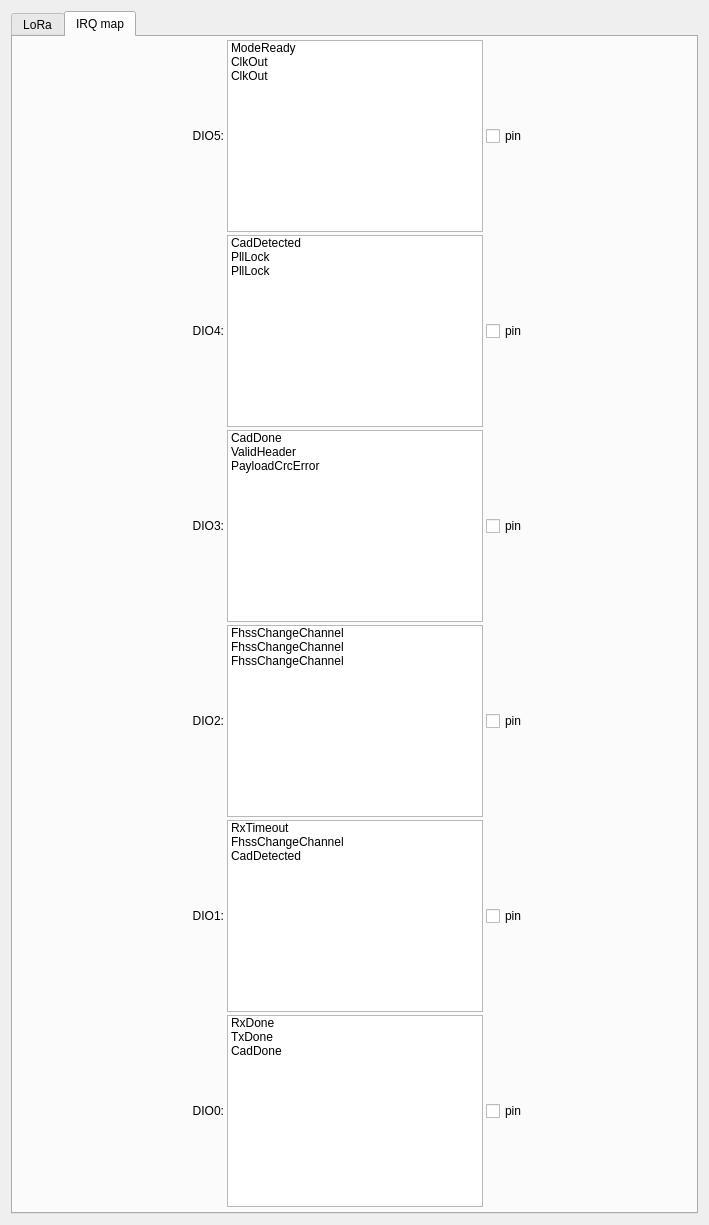
<?xml version="1.0" encoding="UTF-8"?>
<ui version="4.0">
 <class>FormLora</class>
 <widget class="QWidget" name="FormLora">
  <property name="geometry">
   <rect>
    <x>0</x>
    <y>0</y>
    <width>709</width>
    <height>519</height>
   </rect>
  </property>
  <property name="windowTitle">
   <string>Form</string>
  </property>
  <layout class="QGridLayout" name="gridLayout_3">
   <item row="0" column="0">
    <widget class="QTabWidget" name="tabWidget">
     <property name="sizePolicy">
      <sizepolicy hsizetype="MinimumExpanding" vsizetype="MinimumExpanding">
       <horstretch>0</horstretch>
       <verstretch>0</verstretch>
      </sizepolicy>
     </property>
     <property name="currentIndex">
      <number>1</number>
     </property>
     <widget class="QWidget" name="tab">
      <property name="sizePolicy">
       <sizepolicy hsizetype="Maximum" vsizetype="Maximum">
        <horstretch>0</horstretch>
        <verstretch>0</verstretch>
       </sizepolicy>
      </property>
      <attribute name="title">
       <string>LoRa</string>
      </attribute>
      <layout class="QGridLayout" name="gridLayout">
       <property name="margin">
        <number>3</number>
       </property>
       <property name="spacing">
        <number>3</number>
       </property>
       <item row="2" column="0" colspan="2">
        <widget class="QGroupBox" name="groupBox_5">
         <property name="title">
          <string>RX header info</string>
         </property>
         <property name="alignment">
          <set>Qt::AlignLeading|Qt::AlignLeft|Qt::AlignVCenter</set>
         </property>
         <layout class="QGridLayout" name="gridLayout_5">
          <property name="margin">
           <number>3</number>
          </property>
          <property name="spacing">
           <number>3</number>
          </property>
          <item row="0" column="3">
           <widget class="QLabel" name="label_15">
            <property name="text">
             <string>RX payload coding rate</string>
            </property>
            <property name="alignment">
             <set>Qt::AlignBottom|Qt::AlignHCenter</set>
            </property>
            <property name="wordWrap">
             <bool>true</bool>
            </property>
           </widget>
          </item>
          <item row="0" column="4">
           <widget class="QLabel" name="label_16">
            <property name="text">
             <string>Number of bytes received</string>
            </property>
            <property name="alignment">
             <set>Qt::AlignBottom|Qt::AlignHCenter</set>
            </property>
            <property name="wordWrap">
             <bool>true</bool>
            </property>
           </widget>
          </item>
          <item row="0" column="2">
           <widget class="QLabel" name="label_14">
            <property name="text">
             <string>RxPayloadCRC</string>
            </property>
            <property name="alignment">
             <set>Qt::AlignBottom|Qt::AlignHCenter</set>
            </property>
            <property name="wordWrap">
             <bool>true</bool>
            </property>
           </widget>
          </item>
          <item row="0" column="1">
           <widget class="QLabel" name="label_13">
            <property name="text">
             <string>PLL timeout</string>
            </property>
            <property name="alignment">
             <set>Qt::AlignBottom|Qt::AlignHCenter</set>
            </property>
            <property name="wordWrap">
             <bool>true</bool>
            </property>
           </widget>
          </item>
          <item row="0" column="0">
           <widget class="QLabel" name="label_12">
            <property name="text">
             <string>Received valid header count</string>
            </property>
            <property name="alignment">
             <set>Qt::AlignBottom|Qt::AlignHCenter</set>
            </property>
            <property name="wordWrap">
             <bool>true</bool>
            </property>
           </widget>
          </item>
          <item row="1" column="0">
           <widget class="QLineEdit" name="lineEdit"/>
          </item>
          <item row="1" column="3">
           <widget class="QLineEdit" name="lineEditRxCR"/>
          </item>
          <item row="1" column="4">
           <widget class="QLineEdit" name="lineEditRxNb"/>
          </item>
          <item row="1" column="1">
           <widget class="QCheckBox" name="checkBoxPllTeimout">
            <property name="text">
             <string/>
            </property>
           </widget>
          </item>
          <item row="1" column="2">
           <widget class="QCheckBox" name="checkBoxRxPayloadCRC">
            <property name="sizePolicy">
             <sizepolicy hsizetype="Minimum" vsizetype="Fixed">
              <horstretch>0</horstretch>
              <verstretch>0</verstretch>
             </sizepolicy>
            </property>
            <property name="text">
             <string/>
            </property>
           </widget>
          </item>
         </layout>
        </widget>
       </item>
       <item row="0" column="0">
        <widget class="QGroupBox" name="groupBox">
         <property name="title">
          <string>Settings</string>
         </property>
         <layout class="QGridLayout" name="gridLayout_2">
          <property name="margin">
           <number>3</number>
          </property>
          <property name="spacing">
           <number>3</number>
          </property>
          <item row="1" column="2">
           <widget class="QCheckBox" name="checkBoxImplicit">
            <property name="text">
             <string>Implicit Header</string>
            </property>
           </widget>
          </item>
          <item row="0" column="0">
           <widget class="QLabel" name="label">
            <property name="text">
             <string>Spreading Factor:</string>
            </property>
            <property name="alignment">
             <set>Qt::AlignRight|Qt::AlignTrailing|Qt::AlignVCenter</set>
            </property>
           </widget>
          </item>
          <item row="0" column="1">
           <widget class="QComboBox" name="comboBoxSF">
            <item>
             <property name="text">
              <string>SF6</string>
             </property>
            </item>
            <item>
             <property name="text">
              <string>SF7</string>
             </property>
            </item>
            <item>
             <property name="text">
              <string>SF8</string>
             </property>
            </item>
            <item>
             <property name="text">
              <string>SF9</string>
             </property>
            </item>
            <item>
             <property name="text">
              <string>SF10</string>
             </property>
            </item>
            <item>
             <property name="text">
              <string>SF11</string>
             </property>
            </item>
            <item>
             <property name="text">
              <string>SF12</string>
             </property>
            </item>
           </widget>
          </item>
          <item row="2" column="3">
           <widget class="QSpinBox" name="spinBoxPayloadLength"/>
          </item>
          <item row="1" column="0">
           <widget class="QLabel" name="label_2">
            <property name="text">
             <string>Coding rate:</string>
            </property>
            <property name="alignment">
             <set>Qt::AlignRight|Qt::AlignTrailing|Qt::AlignVCenter</set>
            </property>
           </widget>
          </item>
          <item row="1" column="1">
           <widget class="QComboBox" name="comboBoxCR">
            <item>
             <property name="text">
              <string>None</string>
             </property>
            </item>
            <item>
             <property name="text">
              <string>4/5</string>
             </property>
            </item>
            <item>
             <property name="text">
              <string>4/6</string>
             </property>
            </item>
            <item>
             <property name="text">
              <string>4/7</string>
             </property>
            </item>
            <item>
             <property name="text">
              <string>4/8</string>
             </property>
            </item>
           </widget>
          </item>
          <item row="0" column="3">
           <widget class="QSpinBox" name="spinBoxPreambleLength">
            <property name="maximum">
             <number>65535</number>
            </property>
           </widget>
          </item>
          <item row="3" column="2">
           <widget class="QCheckBox" name="checkBoxCrcOn">
            <property name="text">
             <string>Payload CRC</string>
            </property>
           </widget>
          </item>
          <item row="2" column="0">
           <widget class="QLabel" name="label_3">
            <property name="text">
             <string>Bandwidth:</string>
            </property>
            <property name="alignment">
             <set>Qt::AlignRight|Qt::AlignTrailing|Qt::AlignVCenter</set>
            </property>
           </widget>
          </item>
          <item row="0" column="2">
           <widget class="QLabel" name="label_4">
            <property name="text">
             <string>Preamble Length:</string>
            </property>
           </widget>
          </item>
          <item row="2" column="1">
           <widget class="QComboBox" name="comboBoxBW"/>
          </item>
          <item row="2" column="2">
           <widget class="QLabel" name="label_5">
            <property name="text">
             <string>Payload Length:</string>
            </property>
            <property name="alignment">
             <set>Qt::AlignRight|Qt::AlignTrailing|Qt::AlignVCenter</set>
            </property>
           </widget>
          </item>
          <item row="4" column="2">
           <widget class="QCheckBox" name="checkBoxLDRO">
            <property name="text">
             <string>LowDataRateOptimize</string>
            </property>
           </widget>
          </item>
          <item row="3" column="0" colspan="2">
           <widget class="QCheckBox" name="checkBoxTxContinuousMode">
            <property name="text">
             <string>TxContinuousMode (repeat TX)</string>
            </property>
           </widget>
          </item>
         </layout>
        </widget>
       </item>
       <item row="3" column="0" colspan="2">
        <widget class="QGroupBox" name="groupBox_6">
         <property name="title">
          <string>Packet status</string>
         </property>
         <layout class="QGridLayout" name="gridLayout_4">
          <property name="margin">
           <number>3</number>
          </property>
          <property name="spacing">
           <number>3</number>
          </property>
          <item row="1" column="1">
           <widget class="QLineEdit" name="lineEditPacketCnt">
            <property name="alignment">
             <set>Qt::AlignCenter</set>
            </property>
           </widget>
          </item>
          <item row="0" column="2">
           <widget class="QLabel" name="label_9">
            <property name="text">
             <string>RX databuffer address</string>
            </property>
            <property name="alignment">
             <set>Qt::AlignBottom|Qt::AlignHCenter</set>
            </property>
            <property name="wordWrap">
             <bool>true</bool>
            </property>
           </widget>
          </item>
          <item row="0" column="3">
           <widget class="QLabel" name="label_10">
            <property name="text">
             <string>Recevied packet SNR (dB)</string>
            </property>
            <property name="alignment">
             <set>Qt::AlignBottom|Qt::AlignHCenter</set>
            </property>
            <property name="wordWrap">
             <bool>true</bool>
            </property>
           </widget>
          </item>
          <item row="1" column="0">
           <widget class="QLineEdit" name="lineEditFhssPresentChannel">
            <property name="alignment">
             <set>Qt::AlignCenter</set>
            </property>
           </widget>
          </item>
          <item row="0" column="0">
           <widget class="QLabel" name="label_7">
            <property name="text">
             <string>Current hopping channel</string>
            </property>
            <property name="alignment">
             <set>Qt::AlignBottom|Qt::AlignHCenter</set>
            </property>
            <property name="wordWrap">
             <bool>true</bool>
            </property>
           </widget>
          </item>
          <item row="0" column="1">
           <widget class="QLabel" name="label_8">
            <property name="text">
             <string>Received valid packet count</string>
            </property>
            <property name="alignment">
             <set>Qt::AlignBottom|Qt::AlignHCenter</set>
            </property>
            <property name="wordWrap">
             <bool>true</bool>
            </property>
           </widget>
          </item>
          <item row="0" column="4">
           <widget class="QLabel" name="label_11">
            <property name="text">
             <string>Received packet RSSI (dBm)</string>
            </property>
            <property name="alignment">
             <set>Qt::AlignBottom|Qt::AlignHCenter</set>
            </property>
            <property name="wordWrap">
             <bool>true</bool>
            </property>
           </widget>
          </item>
          <item row="1" column="2">
           <widget class="QLineEdit" name="lineEditRXCurAddr"/>
          </item>
          <item row="1" column="3">
           <widget class="QLineEdit" name="lineEditPktSNR"/>
          </item>
          <item row="1" column="4">
           <widget class="QLineEdit" name="lineEditPktRSSI"/>
          </item>
         </layout>
        </widget>
       </item>
       <item row="1" column="0">
        <widget class="QGroupBox" name="groupBox_3">
         <property name="title">
          <string>Receiver</string>
         </property>
         <layout class="QGridLayout" name="gridLayout_6">
          <property name="margin">
           <number>3</number>
          </property>
          <property name="spacing">
           <number>3</number>
          </property>
          <item row="0" column="0">
           <widget class="QLabel" name="label_6">
            <property name="text">
             <string>SymbTimeout:</string>
            </property>
            <property name="alignment">
             <set>Qt::AlignRight|Qt::AlignTrailing|Qt::AlignVCenter</set>
            </property>
           </widget>
          </item>
          <item row="0" column="1">
           <widget class="QSpinBox" name="spinBoxSymbTimeout">
            <property name="maximum">
             <number>1023</number>
            </property>
           </widget>
          </item>
          <item row="1" column="1">
           <widget class="QCheckBox" name="checkBoxLoraAGCAutoOn">
            <property name="text">
             <string>AGCAutoOn</string>
            </property>
           </widget>
          </item>
         </layout>
        </widget>
       </item>
       <item row="0" column="1" rowspan="2">
        <widget class="QGroupBox" name="groupBox_2">
         <property name="title">
          <string>IRQ mask</string>
         </property>
        </widget>
       </item>
      </layout>
     </widget>
     <widget class="QWidget" name="tab_2">
      <property name="sizePolicy">
       <sizepolicy hsizetype="Maximum" vsizetype="Maximum">
        <horstretch>0</horstretch>
        <verstretch>0</verstretch>
       </sizepolicy>
      </property>
      <attribute name="title">
       <string>IRQ map</string>
      </attribute>
      <layout class="QGridLayout" name="gridLayout_7">
       <property name="margin">
        <number>3</number>
       </property>
       <property name="spacing">
        <number>3</number>
       </property>
       <item row="1" column="1">
        <widget class="MyListWidget" name="listWidgetDIO4">
         <property name="sizePolicy">
          <sizepolicy hsizetype="Maximum" vsizetype="Maximum">
           <horstretch>0</horstretch>
           <verstretch>0</verstretch>
          </sizepolicy>
         </property>
         <item>
          <property name="text">
           <string>CadDetected</string>
          </property>
         </item>
         <item>
          <property name="text">
           <string>PllLock</string>
          </property>
         </item>
         <item>
          <property name="text">
           <string>PllLock</string>
          </property>
         </item>
        </widget>
       </item>
       <item row="0" column="1">
        <widget class="MyListWidget" name="listWidgetDIO5">
         <property name="sizePolicy">
          <sizepolicy hsizetype="Maximum" vsizetype="Maximum">
           <horstretch>0</horstretch>
           <verstretch>0</verstretch>
          </sizepolicy>
         </property>
         <item>
          <property name="text">
           <string>ModeReady</string>
          </property>
         </item>
         <item>
          <property name="text">
           <string>ClkOut</string>
          </property>
         </item>
         <item>
          <property name="text">
           <string>ClkOut</string>
          </property>
         </item>
        </widget>
       </item>
       <item row="2" column="0">
        <widget class="QLabel" name="label_19">
         <property name="text">
          <string>DIO3:</string>
         </property>
         <property name="alignment">
          <set>Qt::AlignRight|Qt::AlignTrailing|Qt::AlignVCenter</set>
         </property>
        </widget>
       </item>
       <item row="3" column="1">
        <widget class="MyListWidget" name="listWidgetDIO2">
         <property name="sizePolicy">
          <sizepolicy hsizetype="Maximum" vsizetype="Maximum">
           <horstretch>0</horstretch>
           <verstretch>0</verstretch>
          </sizepolicy>
         </property>
         <item>
          <property name="text">
           <string>FhssChangeChannel</string>
          </property>
         </item>
         <item>
          <property name="text">
           <string>FhssChangeChannel</string>
          </property>
         </item>
         <item>
          <property name="text">
           <string>FhssChangeChannel</string>
          </property>
         </item>
        </widget>
       </item>
       <item row="3" column="0">
        <widget class="QLabel" name="label_20">
         <property name="text">
          <string>DIO2:</string>
         </property>
         <property name="alignment">
          <set>Qt::AlignRight|Qt::AlignTrailing|Qt::AlignVCenter</set>
         </property>
        </widget>
       </item>
       <item row="4" column="1">
        <widget class="MyListWidget" name="listWidgetDIO1">
         <property name="sizePolicy">
          <sizepolicy hsizetype="Maximum" vsizetype="Maximum">
           <horstretch>0</horstretch>
           <verstretch>0</verstretch>
          </sizepolicy>
         </property>
         <item>
          <property name="text">
           <string>RxTimeout</string>
          </property>
         </item>
         <item>
          <property name="text">
           <string>FhssChangeChannel</string>
          </property>
         </item>
         <item>
          <property name="text">
           <string>CadDetected</string>
          </property>
         </item>
        </widget>
       </item>
       <item row="0" column="0">
        <widget class="QLabel" name="label_17">
         <property name="sizePolicy">
          <sizepolicy hsizetype="Preferred" vsizetype="Maximum">
           <horstretch>0</horstretch>
           <verstretch>0</verstretch>
          </sizepolicy>
         </property>
         <property name="text">
          <string>DIO5:</string>
         </property>
         <property name="alignment">
          <set>Qt::AlignRight|Qt::AlignTrailing|Qt::AlignVCenter</set>
         </property>
        </widget>
       </item>
       <item row="1" column="0">
        <widget class="QLabel" name="label_18">
         <property name="text">
          <string>DIO4:</string>
         </property>
         <property name="alignment">
          <set>Qt::AlignRight|Qt::AlignTrailing|Qt::AlignVCenter</set>
         </property>
        </widget>
       </item>
       <item row="5" column="0">
        <widget class="QLabel" name="label_22">
         <property name="text">
          <string>DIO0:</string>
         </property>
         <property name="alignment">
          <set>Qt::AlignRight|Qt::AlignTrailing|Qt::AlignVCenter</set>
         </property>
        </widget>
       </item>
       <item row="4" column="0">
        <widget class="QLabel" name="label_21">
         <property name="text">
          <string>DIO1:</string>
         </property>
         <property name="alignment">
          <set>Qt::AlignRight|Qt::AlignTrailing|Qt::AlignVCenter</set>
         </property>
        </widget>
       </item>
       <item row="2" column="1">
        <widget class="MyListWidget" name="listWidgetDIO3">
         <property name="sizePolicy">
          <sizepolicy hsizetype="Maximum" vsizetype="Maximum">
           <horstretch>0</horstretch>
           <verstretch>0</verstretch>
          </sizepolicy>
         </property>
         <item>
          <property name="text">
           <string>CadDone</string>
          </property>
         </item>
         <item>
          <property name="text">
           <string>ValidHeader</string>
          </property>
         </item>
         <item>
          <property name="text">
           <string>PayloadCrcError</string>
          </property>
         </item>
        </widget>
       </item>
       <item row="5" column="1">
        <widget class="MyListWidget" name="listWidgetDIO0">
         <property name="sizePolicy">
          <sizepolicy hsizetype="Maximum" vsizetype="Maximum">
           <horstretch>0</horstretch>
           <verstretch>0</verstretch>
          </sizepolicy>
         </property>
         <item>
          <property name="text">
           <string>RxDone</string>
          </property>
         </item>
         <item>
          <property name="text">
           <string>TxDone</string>
          </property>
         </item>
         <item>
          <property name="text">
           <string>CadDone</string>
          </property>
         </item>
        </widget>
       </item>
       <item row="0" column="2">
        <widget class="QCheckBox" name="checkBoxDio5pin">
         <property name="text">
          <string>pin</string>
         </property>
        </widget>
       </item>
       <item row="1" column="2">
        <widget class="QCheckBox" name="checkBoxDio4pin">
         <property name="text">
          <string>pin</string>
         </property>
        </widget>
       </item>
       <item row="2" column="2">
        <widget class="QCheckBox" name="checkBoxDio3pin">
         <property name="text">
          <string>pin</string>
         </property>
        </widget>
       </item>
       <item row="3" column="2">
        <widget class="QCheckBox" name="checkBoxDio2pin">
         <property name="text">
          <string>pin</string>
         </property>
        </widget>
       </item>
       <item row="4" column="2">
        <widget class="QCheckBox" name="checkBoxDio1pin">
         <property name="text">
          <string>pin</string>
         </property>
        </widget>
       </item>
       <item row="5" column="2">
        <widget class="QCheckBox" name="checkBoxDio0pin">
         <property name="text">
          <string>pin</string>
         </property>
        </widget>
       </item>
      </layout>
     </widget>
    </widget>
   </item>
  </layout>
 </widget>
 <customwidgets>
  <customwidget>
   <class>MyListWidget</class>
   <extends>QListWidget</extends>
   <header>mylistwidget.h</header>
  </customwidget>
 </customwidgets>
 <resources/>
 <connections/>
</ui>
